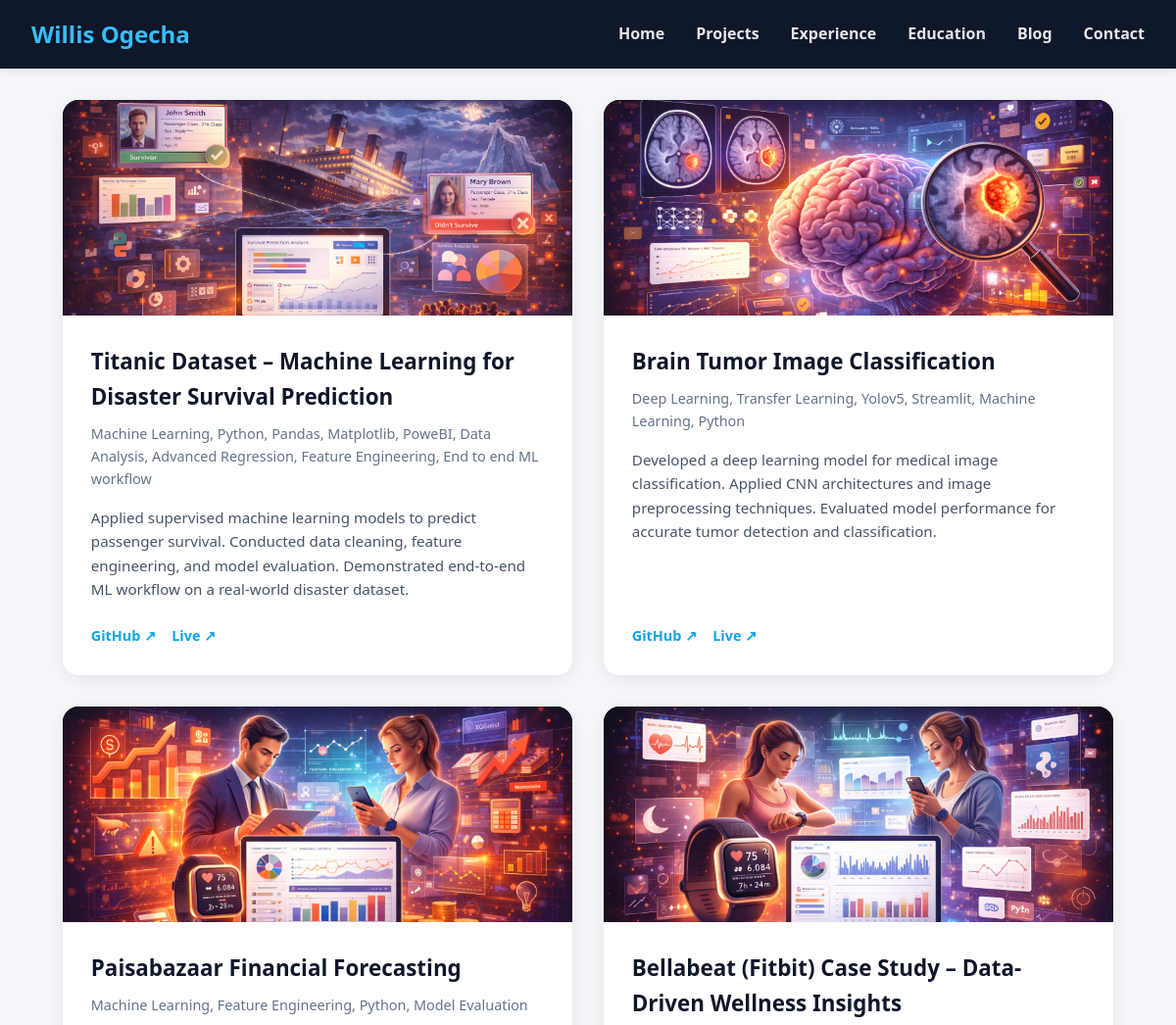
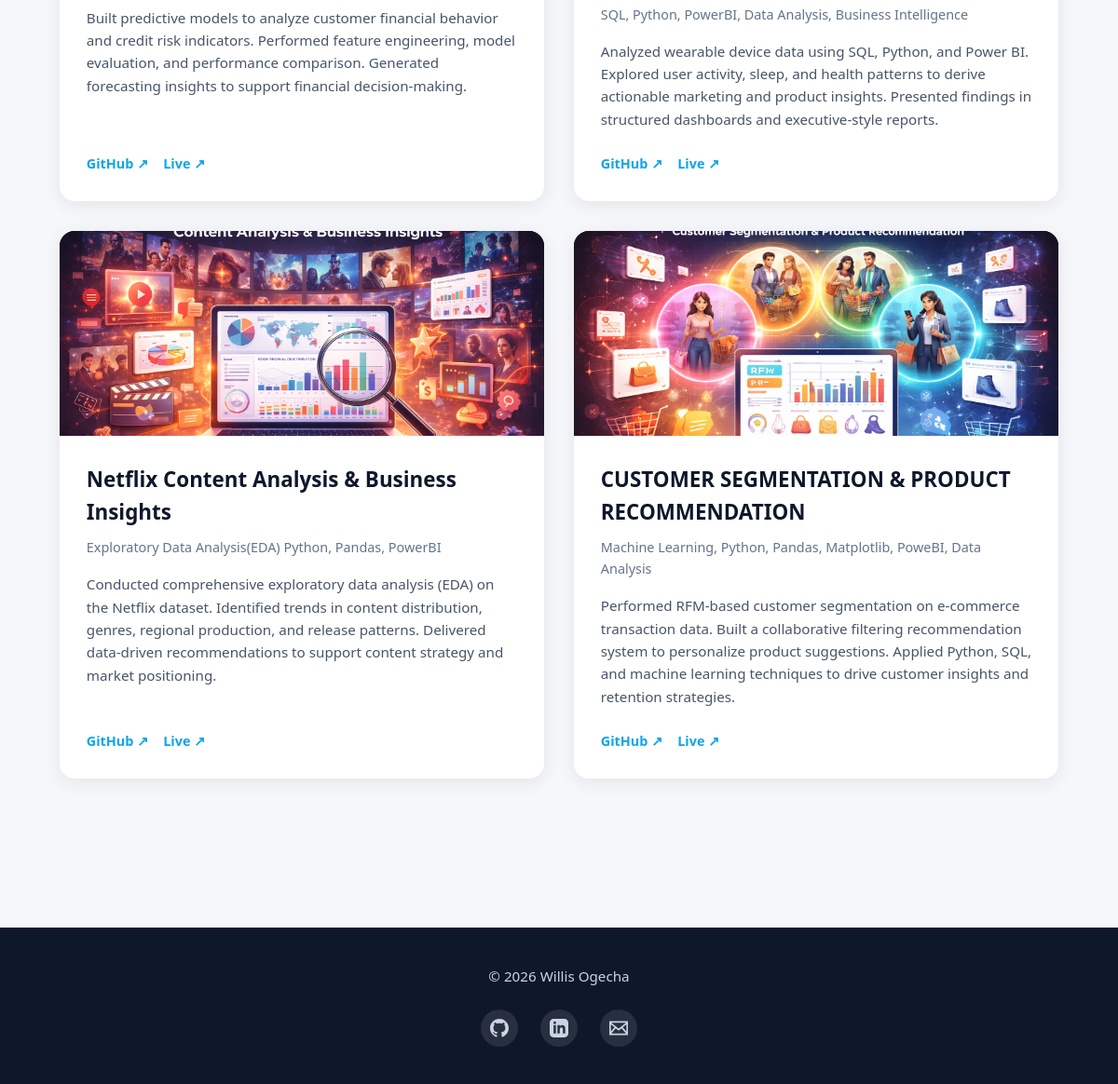
/projects/, run on the app's committed database (2 pictures, top to bottom).
### projects/models.py (models this page shows, shortened)
class Project(models.Model):
    title = models.CharField(max_length=200)
    short_description = models.CharField(max_length=300)
    description = models.TextField()
    tech_stack = models.CharField(max_length=300)
    github_url = models.URLField()
    live_demo_url = models.URLField(blank=True, null=True)
    cover_image = models.ImageField(upload_to='projects/')
    created_at = models.DateTimeField(auto_now_add=True)

### main/models.py (models this page shows, shortened)
class SiteSettings(models.Model):
    profile_image = models.ImageField(upload_to='profile/', blank=True, null=True)
    name = models.CharField(max_length=100, default="Willis Ogecha")
    title = models.CharField(max_length=200, default="Machine Learning & Software Engineer")
    bio = models.TextField(default="I build intelligent, data-driven solutions using Machine Learning, Computer Vision, and modern backend technologies.")
    cv_file = models.FileField(upload_to='cv/', blank=True, null=True, help_text="Upload your CV/Resume (PDF)")
    email = models.EmailField(blank=True, null=True)
    phone = models.CharField(max_length=20, blank=True, null=True)
    github_url = models.URLField(blank=True, null=True)
    linkedin_url = models.URLField(blank=True, null=True)
    twitter_url = models.URLField(blank=True, null=True)
    instagram_url = models.URLField(blank=True, null=True)
    class Meta:
        verbose_name = "Site Settings"
        verbose_name_plural = "Site Settings"

### projects/views.py (the view)
# urls.py: path("", views.project_list, name="project_list"),
def project_list(request):
    projects = Project.objects.all().order_by('-created_at')
    return render(request, 'projects/project_list.html', {
        'projects': projects
    })

### main/context_processors.py (called while the page is built)
def site_settings(request):
    settings = SiteSettings.objects.first()
    return {
        'site_settings': settings
    }

### templates/projects/project_list.html (shortened to what this page needs)
{% extends "base.html" %}
{% load static %}
{% block content %}
<div class="projects-wrapper">
    <div class="projects-grid">
        {% for project in projects %}
        <article class="project-card">
            <div class="project-media">
                {% if project.cover_image %}
                <img src="{{ project.cover_image.url }}" alt="{{ project.title }}">
                {% endif %}
            </div>
            <div class="project-content">
                <h3>{{ project.title }}</h3>
                <p class="project-category">{{ project.tech_stack }}</p>
                <p class="project-description">
                    {{ project.short_description }}
                </p>
                <div class="project-links">
                    <a href="{{ project.github_url }}" target="_blank">GitHub ↗</a>
                    {% if project.live_demo_url %}
                    <a href="{{ project.live_demo_url }}" target="_blank">Live ↗</a>
                    {% endif %}
                </div>
            </div>
        </article>
        {% endfor %}
    </div>
</div>
{% endblock %}

### templates/base.html (shortened to what this page needs)
{% load static %}
<!DOCTYPE html>
<html lang="en">
<head>
    <link rel="stylesheet" href="{% static 'css/style.css' %}">
</head>
<body>
    {% include "includes/navbar.html" %}
    <main class="container">
        {% block content %}{% endblock %}
    </main>
    {% include "includes/footer.html" %}
</body>
</html>

### templates/includes/navbar.html
<nav>
    <h2>Willis Ogecha</h2>
    <ul>
        <li><a href="{% url 'home' %}">Home</a></li>
        <li><a href="{% url 'projects:project_list' %}">Projects</a></li>
        <li><a href="{% url 'experience' %}">Experience</a></li>
        <li><a href="{% url 'education' %}">Education</a></li>
        <li><a href="{% url 'blog:blog_list' %}">Blog</a></li>
        <li><a href="{% url 'contact' %}">Contact</a></li>
    </ul>
</nav>

### templates/includes/footer.html (shortened to what this page needs)
<footer>
    <div class="footer-content">
        <p>© 2026 {{ site_settings.name|default:"Willis Ogecha" }}</p>
        {% if site_settings %}
        <div class="social-links">
            {% if site_settings.github_url %}
            <a href="{{ site_settings.github_url }}" target="_blank" title="GitHub">
            </a>
            {% endif %}
            {% if site_settings.linkedin_url %}
            <a href="{{ site_settings.linkedin_url }}" target="_blank" title="LinkedIn">
            </a>
            {% endif %}
            {% if site_settings.email %}
            <a href="mailto:{{ site_settings.email }}" title="Email">
                <svg width="24" height="24" fill="currentColor" viewBox="0 0 24 24">
                    <path
                        d="M0 3v18h24v-18h-24zm6.623 7.929l-4.623 5.712v-9.458l4.623 3.746zm-4.141-5.929h19.035l-9.517 7.713-9.518-7.713zm5.694 7.188l3.824 3.099 3.83-3.104 5.612 6.817h-18.779l5.513-6.812zm9.208-1.264l4.616-3.741v9.348l-4.616-5.607z" />
                </svg>
            </a>
            {% endif %}
        </div>
        {% endif %}
    </div>
</footer>

### static/css/style.css (style rules this page uses)
* { margin: 0; padding: 0; box-sizing: border-box; }
body { font-family: "Segoe UI", Roboto, Helvetica, Arial, sans-serif; line-height: 1.6; background-color: #f5f7fa; color: #222; }
nav { background: #0f172a; padding: 1rem 2rem; display: flex; justify-content: space-between; align-items: center; box-shadow: 0 2px 10px rgba(0, 0, 0, 0.1); }
nav h2 { color: #38bdf8; font-size: 1.5rem; margin: 0; }
nav ul { display: flex; gap: 2rem; list-style: none; }
nav a { color: #e5e7eb; text-decoration: none; font-weight: 600; transition: color 0.3s ease; }
main { min-height: calc(100vh - 200px); }
.container { max-width: 1200px; margin: 0 auto; padding: 2rem; }
h1, h2, h3 { margin-bottom: 1rem; color: #0f172a; }
p { margin-bottom: 1rem; color: #334155; }
.projects-grid { display: grid; grid-template-columns: repeat(auto-fit, minmax(350px, 1fr)); gap: 2rem; margin-bottom: 4rem; max-width: 1200px; margin-left: auto; margin-right: auto; padding: 0 2rem; }
.project-card { background: #ffffff; border-radius: 16px; overflow: hidden; box-shadow: 0 4px 20px rgba(0, 0, 0, 0.08); transition: transform 0.3s ease, box-shadow 0.3s ease; display: flex; flex-direction: column; }
.project-media { width: 100%; height: 220px; overflow: hidden; background: linear-gradient(135deg, #1e293b, #0f172a); display: flex; align-items: center; justify-content: center; }
.project-media img { width: 100%; height: 100%; object-fit: cover; transition: transform 0.3s ease; }
.project-content { padding: 1.8rem; flex: 1; display: flex; flex-direction: column; }
.project-content h3 { font-size: 1.4rem; font-weight: 600; margin-bottom: 0.5rem; color: #0f172a; }
.project-category { font-size: 0.9rem; color: #64748b; margin-bottom: 1rem; font-weight: 500; }
.project-description { font-size: 0.95rem; line-height: 1.6; color: #475569; margin-bottom: 1.5rem; flex: 1; }
.project-links { display: flex; gap: 1rem; margin-top: auto; flex-wrap: wrap; }
.project-links a { font-size: 0.9rem; font-weight: 600; color: #0ea5e9; text-decoration: none; transition: color 0.3s ease; }
footer { background: #0f172a; color: #cbd5e1; padding: 2.5rem 2rem; margin-top: 4rem; }
.footer-content { max-width: 1200px; margin: 0 auto; display: flex; flex-direction: column; align-items: center; gap: 1.5rem; }
.footer-content p { color: #cbd5e1; margin: 0; font-size: 0.95rem; }
.social-links { display: flex; gap: 1.5rem; }
.social-links a { display: flex; align-items: center; justify-content: center; width: 40px; height: 40px; background: rgba(255, 255, 255, 0.1); border-radius: 50%; color: #cbd5e1; transition: all 0.3s ease; }
.social-links svg { width: 20px; height: 20px; }

### data on the page
Project: cover_image (picture), title "Titanic Dataset – Machine Learning for Disaster Survival Prediction", tech_stack "Machine Learning, Python, Pandas, Matplotlib, PoweBI, Data Analysis, Advanced Regression, Feature Engineering, End to end ML workflow", short_description "Applied supervised machine learning models to predict passenger survival. Conducted data cleaning, feature engineering, and model evaluation. Demonstrated end-to-end ML workflow on a real-world disaster dataset."
Project: cover_image (picture), title "Brain Tumor Image Classification", tech_stack "Deep Learning, Transfer Learning, Yolov5, Streamlit, Machine Learning, Python", short_description "Developed a deep learning model for medical image classification. Applied CNN architectures and image preprocessing techniques. Evaluated model performance for accurate tumor detection and classification."
Project: cover_image (picture), title "Paisabazaar Financial Forecasting", tech_stack "Machine Learning, Feature Engineering, Python, Model Evaluation", short_description "Built predictive models to analyze customer financial behavior and credit risk indicators. Performed feature engineering, model evaluation, and performance comparison. Generated forecasting insights to support financial decision-making."
Project: cover_image (picture), title "Bellabeat (Fitbit) Case Study – Data-Driven Wellness Insights", tech_stack "SQL, Python, PowerBI, Data Analysis, Business Intelligence", short_description "Analyzed wearable device data using SQL, Python, and Power BI. Explored user activity, sleep, and health patterns to derive actionable marketing and product insights. Presented findings in structured dashboards and executive-style reports."
Project: cover_image (picture), title "Netflix Content Analysis & Business Insights", tech_stack "Exploratory Data Analysis(EDA) Python, Pandas, PowerBI", short_description "Conducted comprehensive exploratory data analysis (EDA) on the Netflix dataset. Identified trends in content distribution, genres, regional production, and release patterns. Delivered data-driven recommendations to support content strategy and market positioning."
Project: cover_image (picture), title "CUSTOMER SEGMENTATION & PRODUCT RECOMMENDATION", tech_stack "Machine Learning, Python, Pandas, Matplotlib, PoweBI, Data Analysis", short_description "Performed RFM-based customer segmentation on e-commerce transaction data. Built a collaborative filtering recommendation system to personalize product suggestions. Applied Python, SQL, and machine learning techniques to drive customer insights and retention strategies."
SiteSettings: name "Willis Ogecha"
